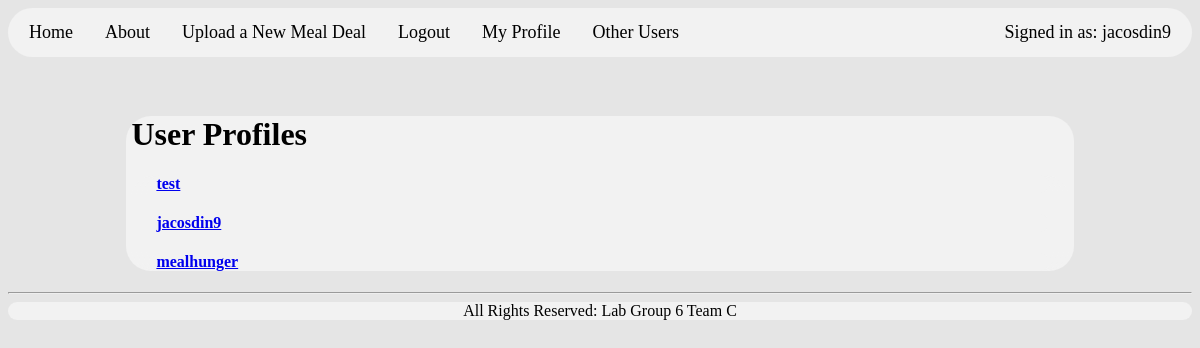
The app's page /meal_deal/profiles/ (signed in) with its own data.
### meal_deal/models.py (models this page shows, shortened)
class UserProfile(models.Model):
    user = models.OneToOneField(User)
    picture = models.ImageField(upload_to='profile_images', null=True)

### meal_deal/views.py (the view)
@login_required
def list_profiles(request):
    userprofile_list = UserProfile.objects.all()
    return render(request, 'meal_deal/list_profiles.html',
                  {'userprofile_list' : userprofile_list})

### templates/meal_deal/list_profiles.html (shortened to what this page needs)
{% extends 'meal_deal/base.html' %}
{% load staticfiles %}
{% block body_block %}
<h1>User Profiles</h1>
	<div class="panel">
	{% if userprofile_list %}
	<div class="panel-heading">
		<div class="panel-body">
			<div class="list-group">
				{% for listuser in userprofile_list %}
					<div class="list-group-item">
						<h4 class="list-group-item-heading">
							<a href="{% url 'profile' listuser.user.username %}">
								{{ listuser.user.username }}</a>
						</h4>
					</div>
				{% endfor %}
			</div>
		</div>
	</div>
	{% else %}
		<p>There are no users for the site.</p>
	{% endif %}
</div>
{% endblock %}

### templates/meal_deal/base.html (shortened to what this page needs)
<!DOCTYPE html>
{% load staticfiles %}
<html>
	<head lang="en">
		<link rel="stylesheet" type="text/css" href={% static "css/style.css" %} />
	</head>
	<body>
		<div class="tab">
			<a href="{% url 'index' %}">Home</a>
			<a href="{% url 'about' %}">About</a>
			{% if user.is_authenticated %}
				<a href="{% url 'add_deal' %}">Upload a New Meal Deal</a>
				<a href="{% url 'auth_logout' %}?next=/meal_deal/">Logout</a>
				<a href="{% url 'profile' user.username %}">My Profile</a>
				<a href="{% url 'list_profiles' %}">Other Users</a>
				<a style="float: right">Signed in as: {{ user.username}}</a>
			{% else %}
				<a href="{% url 'auth_login' %}">Log in</a>
				<a href="{% url 'registration_register' %}">Register</a>
			{% endif %}
		</div>
		<div class="container">
			{% block body_block %}
			{% endblock %}
		</div>
		<hr />
		<div>
		<center>All Rights Reserved: Lab Group 6 Team C</center>
		</div>
	</body>
</html>

### static/css/style.css (style rules this page uses)
body { background-color: #e5e5e5; }
div { border-radius: 25px; font-family: 'Segoe UI Light'; background-color: #f2f2f2; padding-left: 5px; padding-right: 5px; }
.container { margin-top:5%; margin-left: 10%; margin-right: 10%; }
.tab { background-color: #f2f2f2; overflow: hidden; }
.tab a { float: left; text-align: center; padding: 14px 16px; text-decoration: none; font-size: 18px; color: black; }

### records on screen
UserProfile: user.username "test"
UserProfile: user.username "jacosdin9"
UserProfile: user.username "mealhunger"

### other values on screen
{{ user.username }} "jacosdin9"
